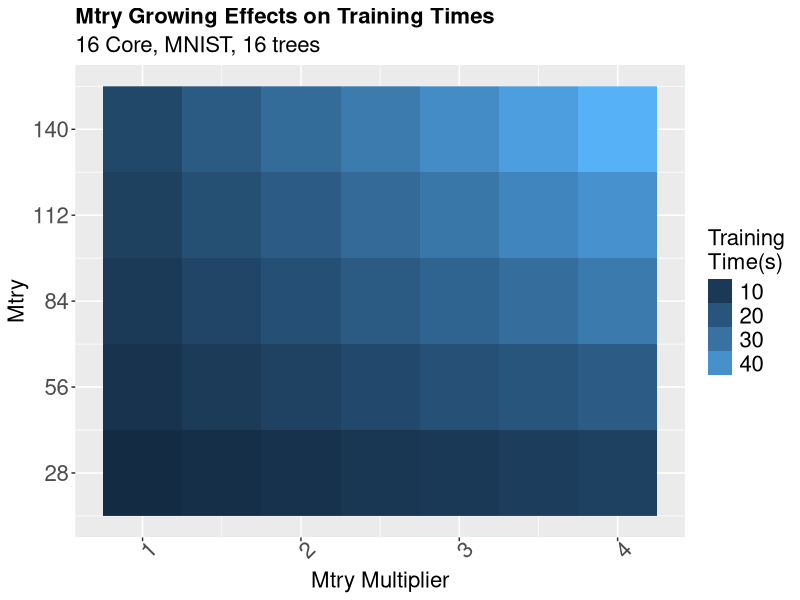
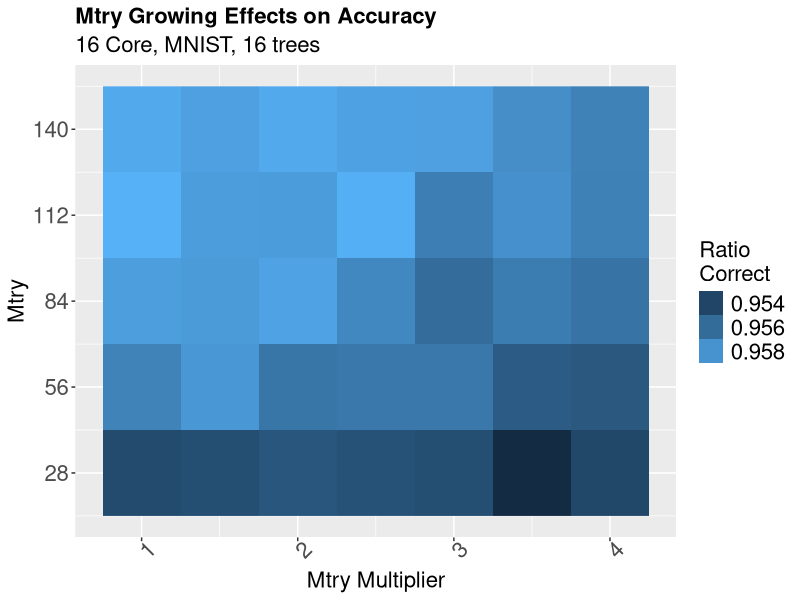

Recreate these plots in R, in order.
# ---
# title: "Accuracy as number of samples grows"
# author: "James Browne"
# date: "May 16 2017"
#output: html_document
# ---

library(ggplot2)
library(plyr)

data_summary <- function(data, varname, groupnames){
	      require(plyr)
  summary_func <- function(x, col){
		          c(mean = median(x[[col]], na.rm=TRUE),
								                  sd = sd(x[[col]], na.rm=TRUE))
	    }
	    data_sum<-ddply(data, groupnames, .fun=summary_func,
											                                      varname)
	    data_sum <- rename(data_sum, c("mean" = varname))
			     return(data_sum)
}


leg <- theme(legend.text = element_text(size = 16), legend.title=element_text(size = 16), plot.title = element_text(size = 16,  face="bold"), plot.subtitle = element_text(size = 16),axis.title.x = element_text(size=16), axis.text.x = element_text(size=16), axis.title.y = element_text(size=16), axis.text.y = element_text(size=16))
#leg <- theme(legend.text = element_text(size = 16), legend.title=element_blank(), plot.title = element_text(size = 16,  face="bold"), plot.subtitle = element_text(size = 16),axis.title.x = element_text(size=16), axis.text.x = element_text(size=16), axis.title.y = element_text(size=16), axis.text.y = element_text(size=16))



mydata <- read.csv(file="bench.csv", header=FALSE, sep=",")
colnames(mydata) <- c("Dataset", "System", "Threads", "TrainingTime","TestingTime","error","Mtry","MtryMult")

mydata <- data_summary(mydata,varname="TrainingTime",groupnames=c("Dataset","System","Threads","Mtry", "MtryMult"))

png(filename="mtryGrowTime.png")
p <- ggplot(mydata, aes(MtryMult, Mtry, fill=TrainingTime)) + geom_raster()
p <- p + guides(fill = guide_legend(title="Training\nTime(s)"))
p <- p +leg + labs(title="Mtry Growing Effects on Training Times", x="Mtry Multiplier", y="Mtry", subtitle=paste("16 Core, MNIST, 16 trees"))
p <- p + theme(axis.text.x = element_text(angle = 45, hjust = .5))
p <- p + scale_y_continuous(breaks=c(28,56,84,112,140))
print(p)
dev.off()


mydata <- read.csv(file="bench.csv", header=FALSE, sep=",")
colnames(mydata) <- c("Dataset", "System", "Threads", "TrainingTime","TestingTime","error","Mtry","MtryMult")
mydata <- data_summary(mydata,varname="error",groupnames=c("Dataset","System","Threads","Mtry", "MtryMult"))


png(filename="mtryGrowAcc.png")
p <- ggplot(mydata, aes(MtryMult, Mtry, fill=error)) + geom_raster()
p <- p + guides(fill = guide_legend(title="Ratio\nCorrect"))
p <- p +leg + labs(title="Mtry Growing Effects on Accuracy", x="Mtry Multiplier", y="Mtry", subtitle=paste("16 Core, MNIST, 16 trees"))
p <- p + theme(axis.text.x = element_text(angle = 45, hjust = .5))
p <- p + scale_y_continuous(breaks=c(28,56,84,112,140))
print(p)
dev.off()
